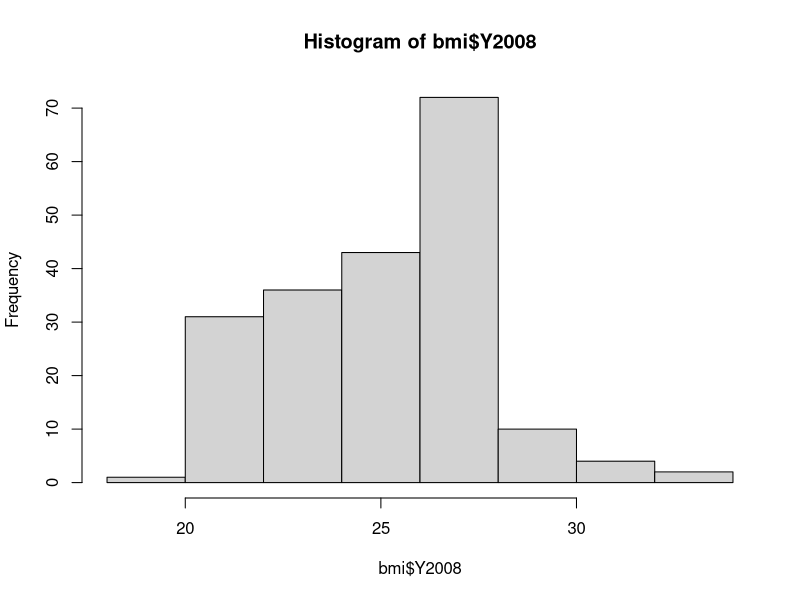
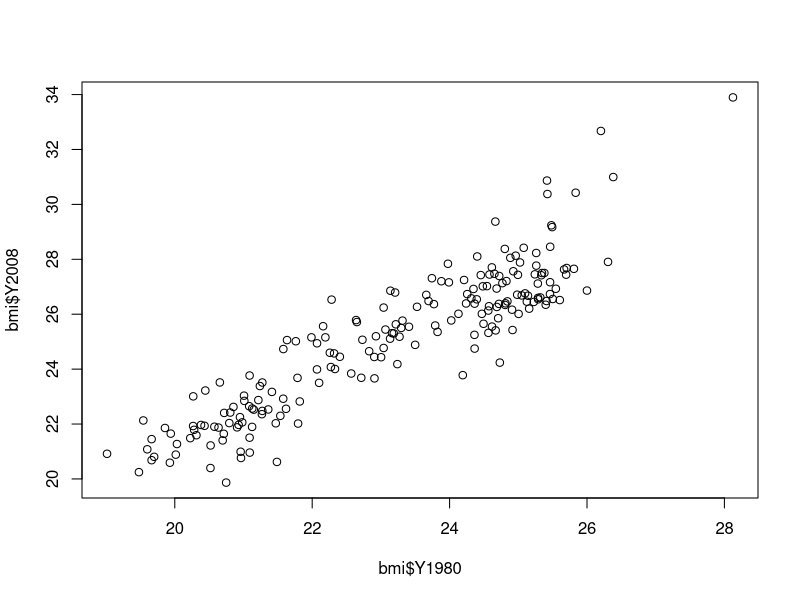

Recreate these plots in R, in order.
## ---- chunk 1
knitr::opts_chunk$set(echo = TRUE)
## ---- chunk 2

# load and prep sample tables
weather <- read.csv("data/weather.csv", header=TRUE, sep=",", as.is=TRUE)

# first look at a messy data set
# look at the first 6 rows
head(weather)
# look at the last 6 rows
tail(weather)  
# look at a summary of the data
str(weather)
## ---- chunk 3

# load and prep sample table
weather_clean <- read.csv("./data/weather_clean.csv", header=TRUE, sep=",")
weather_clean[3:23] <- lapply(weather_clean[3:23], as.numeric)
weather_clean$events <- as.character(weather_clean$event)
weather_clean$date <- as.POSIXct(weather_clean$date, tz="", format("%m/%d/%Y"))

# look at the first 6 rows
head(weather_clean)
# look at the last 6 rows
tail(weather_clean)  
# look at a summary of the data
str(weather_clean)

## ---- chunk 4
# load the data
bmi <- read.csv("./data/bmi.csv", header=TRUE, sep=",")
bmi$Country <- as.character(bmi$Country)

# look at the class
class(bmi)

# get the dimensions
dim(bmi)

# view the column names
colnames(bmi)
## ---- chunk 5
# look at the structure of the data set
str(bmi)

# load the dplyr library
library(dplyr)

# use dplyr to look at the structure
glimpse(bmi)

# view a summary of the variables
summary(bmi)

## ---- chunk 6

# look at the first 6 rows
head(bmi)

# look at the first 15 rows
head(bmi, 15)

# look at the last 6 rows
tail(bmi)

# look at the last 10 rows
tail(bmi, 10)
## ---- chunk 7

# histogram of BMIs from 2008
hist(bmi$Y2008)

# scatter plot comparing BMIs from 1980 to those from 2008
plot(bmi$Y1980, bmi$Y2008)
## ---- chunk 8

# load tidyr
library(tidyr)

# look at the first 6 rows
head(bmi)

# Apply gather() to bmi and save the result as bmi_long
bmi_long <- gather(bmi, year, bmi_val, -Country)

# View the first 20 rows of the result
head(bmi_long,20)

## ---- chunk 9

# Apply spread() to bmi_long
bmi_wide <- spread(bmi_long, year, bmi_val)

# View the head of bmi_wide
head(bmi_wide)
